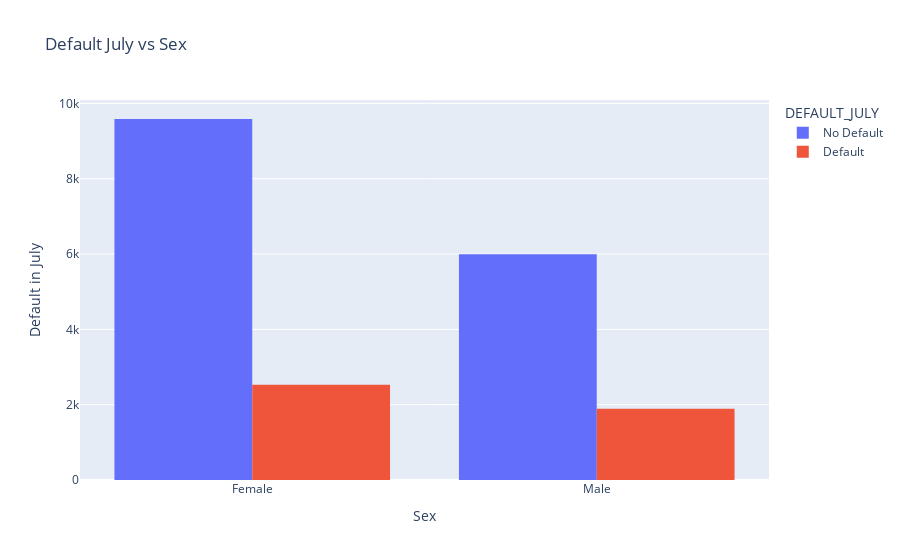

Notebook code for this chart:
### Code cell
filtered = merged_train.loc[:, ["SEX", "DEFAULT_JULY"]]
filtered["DEFAULT_JULY"] = filtered["DEFAULT_JULY"].apply(lambda x: "Default" if x == 1 else "No Default")
filtered["SEX"] = filtered["SEX"].apply(lambda x: "Male" if x == 1 else "Female")

fig = px.histogram(filtered, x="SEX", color = "DEFAULT_JULY", title="Default July vs Sex", barmode = "group")
fig.update_layout(xaxis_title = "Sex", yaxis_title = "Default in July", showlegend = True)

### Figure 1 — Plotly figure (JSON) as saved in the notebook; plotly's stock layout.template omitted (floating-point values rounded to 4 significant figures; data arrays with more than 128 entries replaced by an {"elided": "..."} marker saying what was removed)
{"data": [{"alignmentgroup": "True", "bingroup": "x", "hovertemplate": "DEFAULT_JULY=No Default<br>SEX=%{x}<br>count=%{y}<extra></extra>", "legendgroup": "No Default", "marker": {"color": "#636efa", "pattern": {"shape": ""}}, "name": "No Default", "offsetgroup": "No Default", "orientation": "v", "showlegend": true, "type": "histogram", "x": {"elided": "15580 str values"}, "xaxis": "x", "yaxis": "y"}, {"alignmentgroup": "True", "bingroup": "x", "hovertemplate": "DEFAULT_JULY=Default<br>SEX=%{x}<br>count=%{y}<extra></extra>", "legendgroup": "Default", "marker": {"color": "#EF553B", "pattern": {"shape": ""}}, "name": "Default", "offsetgroup": "Default", "orientation": "v", "showlegend": true, "type": "histogram", "x": {"elided": "4420 str values"}, "xaxis": "x", "yaxis": "y"}], "layout": {"barmode": "group", "legend": {"title": {"text": "DEFAULT_JULY"}, "tracegroupgap": 0}, "showlegend": true, "title": {"text": "Default July vs Sex"}, "xaxis": {"anchor": "y", "domain": [0, 1], "title": {"text": "Sex"}}, "yaxis": {"anchor": "x", "domain": [0, 1], "title": {"text": "Default in July"}}}}
